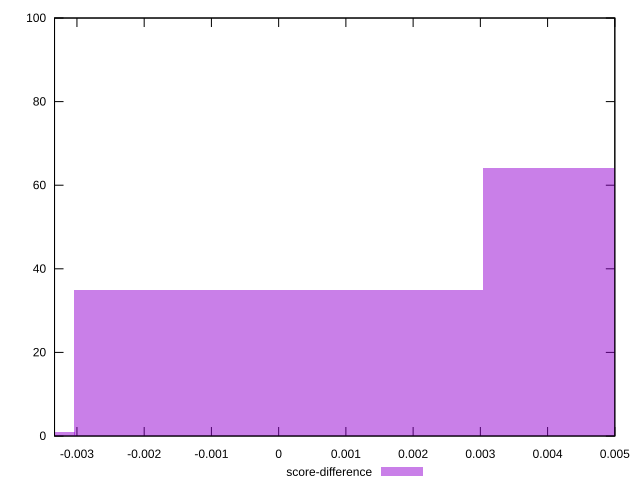

Generate this figure with gnuplot:
reset

$scoreDifference <<EOF
0.006072510794577871 64
0 35
-0.006072510794577871 1
EOF

set key outside below
set boxwidth 0.006072510794577871
set xrange [-0.0033333333333332993:0.0050000000000000044]
set yrange [0:100]
set trange [0:100]
set style fill transparent solid 0.5 noborder
set terminal svg size 640, 490 enhanced background rgb 'white'
set output "report_00008_2021-01-22T20:58:29.167/uses-http2/samples/pages+cached+noexternal+nofonts/score-difference/histogram.svg"

plot $scoreDifference title "score-difference" with boxes

reset
